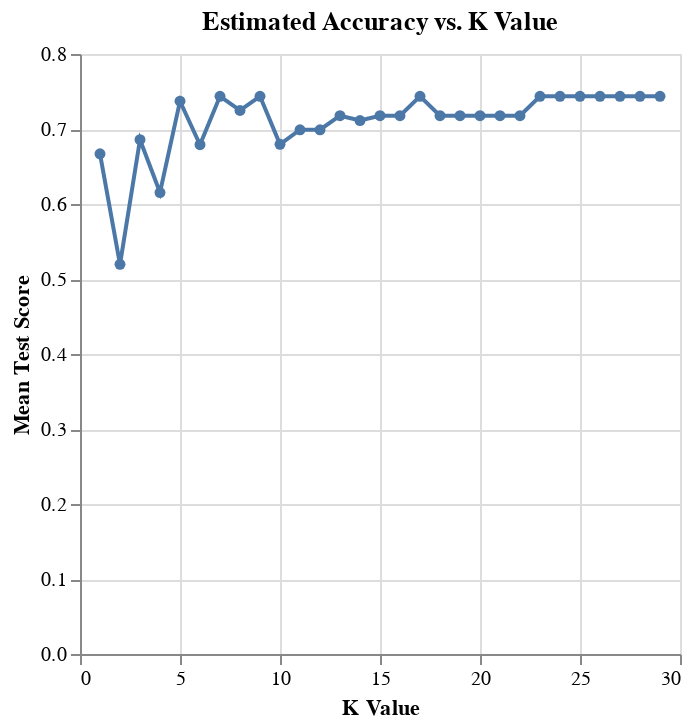

The notebook cell saved with this chart:
### Markdown cell above
Figure 5: Data Frame of Accuracies Grid with Multiple K Values (First 17 Entries)

### Code cell
# import package
import altair as alt

# visualize the accuracies grid
accuracies_grid_plot = alt.Chart(accuracies_grid, title="Estimated Accuracy vs. K Value").mark_line(point=True).encode(
    x=alt.X("param_kneighborsclassifier__n_neighbors")
        .title("K Value"),
    y=alt.Y("mean_test_score")
        .title("Mean Test Score")
)
accuracies_grid_plot

### Figure 1 — Vega-Lite specification as saved in the notebook (floating-point values rounded to 4 significant figures)
{"config": {"view": {"continuousWidth": 300, "continuousHeight": 300}}, "data": {"name": "data-b475a94d9370d8b152c013e6eba93d1a"}, "mark": {"type": "line", "point": true}, "encoding": {"x": {"field": "param_kneighborsclassifier__n_neighbors", "title": "K Value", "type": "quantitative"}, "y": {"field": "mean_test_score", "title": "Mean Test Score", "type": "quantitative"}}, "title": "Estimated Accuracy vs. K Value", "$schema": "https://vega.github.io/schema/vega-lite/v5.20.1.json", "datasets": {"data-b475a94d9370d8b152c013e6eba93d1a": [{"mean_fit_time": 0.005251, "std_fit_time": 0.001062, "mean_score_time": 0.004508, "std_score_time": 0.000256, "param_kneighborsclassifier__n_neighbors": 1, "params": {"kneighborsclassifier__n_neighbors": 1}, "split0_test_score": 0.625, "split1_test_score": 0.6452, "split2_test_score": 0.6452, "split3_test_score": 0.7097, "split4_test_score": 0.7097, "mean_test_score": 0.6669, "std_test_score": 0.03567, "rank_test_score": 27}, {"mean_fit_time": 0.00421, "std_fit_time": 3.717e-05, "mean_score_time": 0.004525, "std_score_time": 0.0003918, "param_kneighborsclassifier__n_neighbors": 2, "params": {"kneighborsclassifier__n_neighbors": 2}, "split0_test_score": 0.4688, "split1_test_score": 0.4839, "split2_test_score": 0.5806, "split3_test_score": 0.4839, "split4_test_score": 0.5806, "mean_test_score": 0.5196, "std_test_score": 0.05018, "rank_test_score": 29}, {"mean_fit_time": 0.00417, "std_fit_time": 4.56e-05, "mean_score_time": 0.004309, "std_score_time": 3.995e-05, "param_kneighborsclassifier__n_neighbors": 3, "params": {"kneighborsclassifier__n_neighbors": 3}, "split0_test_score": 0.7188, "split1_test_score": 0.6452, "split2_test_score": 0.7097, "split3_test_score": 0.6452, "split4_test_score": 0.7097, "mean_test_score": 0.6857, "std_test_score": 0.03325, "rank_test_score": 24}, {"mean_fit_time": 0.004218, "std_fit_time": 8.163e-05, "mean_score_time": 0.004283, "std_score_time": 2.643e-05, "param_kneighborsclassifier__n_neighbors": 4, "params": {"kneighborsclassifier__n_neighbors": 4}, "split0_test_score": 0.625, "split1_test_score": 0.4839, "split2_test_score": 0.6774, "split3_test_score": 0.6129, "split4_test_score": 0.6774, "mean_test_score": 0.6153, "std_test_score": 0.07084, "rank_test_score": 28}, {"mean_fit_time": 0.004178, "std_fit_time": 5.654e-05, "mean_score_time": 0.004255, "std_score_time": 2.508e-05, "param_kneighborsclassifier__n_neighbors": 5, "params": {"kneighborsclassifier__n_neighbors": 5}, "split0_test_score": 0.75, "split1_test_score": 0.7097, "split2_test_score": 0.7419, "split3_test_score": 0.7419, "split4_test_score": 0.7419, "mean_test_score": 0.7371, "std_test_score": 0.01406, "rank_test_score": 11}, {"mean_fit_time": 0.004574, "std_fit_time": 0.0004508, "mean_score_time": 0.004299, "std_score_time": 5.084e-05, "param_kneighborsclassifier__n_neighbors": 6, "params": {"kneighborsclassifier__n_neighbors": 6}, "split0_test_score": 0.75, "split1_test_score": 0.6774, "split2_test_score": 0.6452, "split3_test_score": 0.6129, "split4_test_score": 0.7097, "mean_test_score": 0.679, "std_test_score": 0.04796, "rank_test_score": 26}, {"mean_fit_time": 0.004327, "std_fit_time": 0.0003359, "mean_score_time": 0.004286, "std_score_time": 4.599e-05, "param_kneighborsclassifier__n_neighbors": 7, "params": {"kneighborsclassifier__n_neighbors": 7}, "split0_test_score": 0.75, "split1_test_score": 0.7419, "split2_test_score": 0.7419, "split3_test_score": 0.7419, "split4_test_score": 0.7419, "mean_test_score": 0.7435, "std_test_score": 0.003226, "rank_test_score": 1}, {"mean_fit_time": 0.004138, "std_fit_time": 1.907e-05, "mean_score_time": 0.004278, "std_score_time": 2.76e-05, "param_kneighborsclassifier__n_neighbors": 8, "params": {"kneighborsclassifier__n_neighbors": 8}, "split0_test_score": 0.6562, "split1_test_score": 0.7419, "split2_test_score": 0.7419, "split3_test_score": 0.7419, "split4_test_score": 0.7419, "mean_test_score": 0.7248, "std_test_score": 0.03427, "rank_test_score": 12}, {"mean_fit_time": 0.004146, "std_fit_time": 4.629e-05, "mean_score_time": 0.004271, "std_score_time": 1.723e-05, "param_kneighborsclassifier__n_neighbors": 9, "params": {"kneighborsclassifier__n_neighbors": 9}, "split0_test_score": 0.75, "split1_test_score": 0.7419, "split2_test_score": 0.7419, "split3_test_score": 0.7419, "split4_test_score": 0.7419, "mean_test_score": 0.7435, "std_test_score": 0.003226, "rank_test_score": 1}, {"mean_fit_time": 0.004172, "std_fit_time": 7.384e-05, "mean_score_time": 0.004277, "std_score_time": 2.471e-05, "param_kneighborsclassifier__n_neighbors": 10, "params": {"kneighborsclassifier__n_neighbors": 10}, "split0_test_score": 0.6562, "split1_test_score": 0.6129, "split2_test_score": 0.7419, "split3_test_score": 0.6452, "split4_test_score": 0.7419, "mean_test_score": 0.6796, "std_test_score": 0.05282, "rank_test_score": 25}, {"mean_fit_time": 0.004574, "std_fit_time": 0.0007026, "mean_score_time": 0.004467, "std_score_time": 0.0002517, "param_kneighborsclassifier__n_neighbors": 11, "params": {"kneighborsclassifier__n_neighbors": 11}, "split0_test_score": 0.6562, "split1_test_score": 0.6129, "split2_test_score": 0.7419, "split3_test_score": 0.7419, "split4_test_score": 0.7419, "mean_test_score": 0.699, "std_test_score": 0.05435, "rank_test_score": 22}, {"mean_fit_time": 0.00423, "std_fit_time": 6.343e-05, "mean_score_time": 0.004336, "std_score_time": 4.002e-05, "param_kneighborsclassifier__n_neighbors": 12, "params": {"kneighborsclassifier__n_neighbors": 12}, "split0_test_score": 0.6562, "split1_test_score": 0.6129, "split2_test_score": 0.7419, "split3_test_score": 0.7419, "split4_test_score": 0.7419, "mean_test_score": 0.699, "std_test_score": 0.05435, "rank_test_score": 22}, {"mean_fit_time": 0.004177, "std_fit_time": 5.817e-05, "mean_score_time": 0.004326, "std_score_time": 9.154e-06, "param_kneighborsclassifier__n_neighbors": 13, "params": {"kneighborsclassifier__n_neighbors": 13}, "split0_test_score": 0.75, "split1_test_score": 0.6129, "split2_test_score": 0.7419, "split3_test_score": 0.7419, "split4_test_score": 0.7419, "mean_test_score": 0.7177, "std_test_score": 0.05251, "rank_test_score": 13}, {"mean_fit_time": 0.004182, "std_fit_time": 4.117e-05, "mean_score_time": 0.004358, "std_score_time": 6.811e-05, "param_kneighborsclassifier__n_neighbors": 14, "params": {"kneighborsclassifier__n_neighbors": 14}, "split0_test_score": 0.75, "split1_test_score": 0.5806, "split2_test_score": 0.7419, "split3_test_score": 0.7419, "split4_test_score": 0.7419, "mean_test_score": 0.7113, "std_test_score": 0.0654, "rank_test_score": 21}, {"mean_fit_time": 0.004153, "std_fit_time": 5.289e-05, "mean_score_time": 0.004305, "std_score_time": 2.077e-05, "param_kneighborsclassifier__n_neighbors": 15, "params": {"kneighborsclassifier__n_neighbors": 15}, "split0_test_score": 0.75, "split1_test_score": 0.6129, "split2_test_score": 0.7419, "split3_test_score": 0.7419, "split4_test_score": 0.7419, "mean_test_score": 0.7177, "std_test_score": 0.05251, "rank_test_score": 13}, {"mean_fit_time": 0.004161, "std_fit_time": 6.265e-05, "mean_score_time": 0.0043, "std_score_time": 3.29e-05, "param_kneighborsclassifier__n_neighbors": 16, "params": {"kneighborsclassifier__n_neighbors": 16}, "split0_test_score": 0.75, "split1_test_score": 0.6129, "split2_test_score": 0.7419, "split3_test_score": 0.7419, "split4_test_score": 0.7419, "mean_test_score": 0.7177, "std_test_score": 0.05251, "rank_test_score": 13}, {"mean_fit_time": 0.004612, "std_fit_time": 0.0009898, "mean_score_time": 0.004389, "std_score_time": 0.0001355, "param_kneighborsclassifier__n_neighbors": 17, "params": {"kneighborsclassifier__n_neighbors": 17}, "split0_test_score": 0.75, "split1_test_score": 0.7419, "split2_test_score": 0.7419, "split3_test_score": 0.7419, "split4_test_score": 0.7419, "mean_test_score": 0.7435, "std_test_score": 0.003226, "rank_test_score": 1}, {"mean_fit_time": 0.00421, "std_fit_time": 4.124e-05, "mean_score_time": 0.004379, "std_score_time": 5.221e-05, "param_kneighborsclassifier__n_neighbors": 18, "params": {"kneighborsclassifier__n_neighbors": 18}, "split0_test_score": 0.75, "split1_test_score": 0.6129, "split2_test_score": 0.7419, "split3_test_score": 0.7419, "split4_test_score": 0.7419, "mean_test_score": 0.7177, "std_test_score": 0.05251, "rank_test_score": 13}, {"mean_fit_time": 0.004215, "std_fit_time": 7.218e-05, "mean_score_time": 0.004405, "std_score_time": 6.781e-05, "param_kneighborsclassifier__n_neighbors": 19, "params": {"kneighborsclassifier__n_neighbors": 19}, "split0_test_score": 0.75, "split1_test_score": 0.6129, "split2_test_score": 0.7419, "split3_test_score": 0.7419, "split4_test_score": 0.7419, "mean_test_score": 0.7177, "std_test_score": 0.05251, "rank_test_score": 13}, {"mean_fit_time": 0.004189, "std_fit_time": 7.066e-05, "mean_score_time": 0.004353, "std_score_time": 4.963e-05, "param_kneighborsclassifier__n_neighbors": 20, "params": {"kneighborsclassifier__n_neighbors": 20}, "split0_test_score": 0.75, "split1_test_score": 0.6129, "split2_test_score": 0.7419, "split3_test_score": 0.7419, "split4_test_score": 0.7419, "mean_test_score": 0.7177, "std_test_score": 0.05251, "rank_test_score": 13}, {"mean_fit_time": 0.00417, "std_fit_time": 5.824e-05, "mean_score_time": 0.004334, "std_score_time": 3.175e-05, "param_kneighborsclassifier__n_neighbors": 21, "params": {"kneighborsclassifier__n_neighbors": 21}, "split0_test_score": 0.75, "split1_test_score": 0.6129, "split2_test_score": 0.7419, "split3_test_score": 0.7419, "split4_test_score": 0.7419, "mean_test_score": 0.7177, "std_test_score": 0.05251, "rank_test_score": 13}, {"mean_fit_time": 0.004178, "std_fit_time": 6.42e-05, "mean_score_time": 0.004382, "std_score_time": 0.0001127, "param_kneighborsclassifier__n_neighbors": 22, "params": {"kneighborsclassifier__n_neighbors": 22}, "split0_test_score": 0.75, "split1_test_score": 0.6129, "split2_test_score": 0.7419, "split3_test_score": 0.7419, "split4_test_score": 0.7419, "mean_test_score": 0.7177, "std_test_score": 0.05251, "rank_test_score": 13}, {"mean_fit_time": 0.00417, "std_fit_time": 8.094e-05, "mean_score_time": 0.004358, "std_score_time": 4.348e-05, "param_kneighborsclassifier__n_neighbors": 23, "params": {"kneighborsclassifier__n_neighbors": 23}, "split0_test_score": 0.75, "split1_test_score": 0.7419, "split2_test_score": 0.7419, "split3_test_score": 0.7419, "split4_test_score": 0.7419, "mean_test_score": 0.7435, "std_test_score": 0.003226, "rank_test_score": 1}, {"mean_fit_time": 0.004147, "std_fit_time": 5.117e-05, "mean_score_time": 0.004335, "std_score_time": 4.452e-05, "param_kneighborsclassifier__n_neighbors": 24, "params": {"kneighborsclassifier__n_neighbors": 24}, "split0_test_score": 0.75, "split1_test_score": 0.7419, "split2_test_score": 0.7419, "split3_test_score": 0.7419, "split4_test_score": 0.7419, "mean_test_score": 0.7435, "std_test_score": 0.003226, "rank_test_score": 1}, {"mean_fit_time": 0.00413, "std_fit_time": 2.151e-05, "mean_score_time": 0.004331, "std_score_time": 5.596e-05, "param_kneighborsclassifier__n_neighbors": 25, "params": {"kneighborsclassifier__n_neighbors": 25}, "split0_test_score": 0.75, "split1_test_score": 0.7419, "split2_test_score": 0.7419, "split3_test_score": 0.7419, "split4_test_score": 0.7419, "mean_test_score": 0.7435, "std_test_score": 0.003226, "rank_test_score": 1}, {"mean_fit_time": 0.004192, "std_fit_time": 5.775e-05, "mean_score_time": 0.004359, "std_score_time": 8.441e-05, "param_kneighborsclassifier__n_neighbors": 26, "params": {"kneighborsclassifier__n_neighbors": 26}, "split0_test_score": 0.75, "split1_test_score": 0.7419, "split2_test_score": 0.7419, "split3_test_score": 0.7419, "split4_test_score": 0.7419, "mean_test_score": 0.7435, "std_test_score": 0.003226, "rank_test_score": 1}, {"mean_fit_time": 0.004176, "std_fit_time": 8.568e-05, "mean_score_time": 0.004561, "std_score_time": 0.0003915, "param_kneighborsclassifier__n_neighbors": 27, "params": {"kneighborsclassifier__n_neighbors": 27}, "split0_test_score": 0.75, "split1_test_score": 0.7419, "split2_test_score": 0.7419, "split3_test_score": 0.7419, "split4_test_score": 0.7419, "mean_test_score": 0.7435, "std_test_score": 0.003226, "rank_test_score": 1}, {"mean_fit_time": 0.004148, "std_fit_time": 2.281e-05, "mean_score_time": 0.004378, "std_score_time": 5.817e-05, "param_kneighborsclassifier__n_neighbors": 28, "params": {"kneighborsclassifier__n_neighbors": 28}, "split0_test_score": 0.75, "split1_test_score": 0.7419, "split2_test_score": 0.7419, "split3_test_score": 0.7419, "split4_test_score": 0.7419, "mean_test_score": 0.7435, "std_test_score": 0.003226, "rank_test_score": 1}, {"mean_fit_time": 0.004161, "std_fit_time": 6.37e-05, "mean_score_time": 0.004372, "std_score_time": 4.947e-05, "param_kneighborsclassifier__n_neighbors": 29, "params": {"kneighborsclassifier__n_neighbors": 29}, "split0_test_score": 0.75, "split1_test_score": 0.7419, "split2_test_score": 0.7419, "split3_test_score": 0.7419, "split4_test_score": 0.7419, "mean_test_score": 0.7435, "std_test_score": 0.003226, "rank_test_score": 1}]}}
